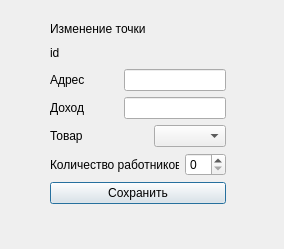
<?xml version="1.0" encoding="UTF-8"?>
<ui version="4.0">
 <class>PointUpdate</class>
 <widget class="QDialog" name="PointUpdate">
  <property name="geometry">
   <rect>
    <x>0</x>
    <y>0</y>
    <width>284</width>
    <height>249</height>
   </rect>
  </property>
  <property name="windowTitle">
   <string>Dialog</string>
  </property>
  <widget class="QWidget" name="layoutWidget">
   <property name="geometry">
    <rect>
     <x>50</x>
     <y>20</y>
     <width>176</width>
     <height>184</height>
    </rect>
   </property>
   <layout class="QVBoxLayout" name="verticalLayout">
    <item>
     <widget class="QLabel" name="label">
      <property name="text">
       <string>Изменение точки</string>
      </property>
     </widget>
    </item>
    <item>
     <layout class="QHBoxLayout" name="horizontalLayout">
      <item>
       <widget class="QLabel" name="idP">
        <property name="text">
         <string>id</string>
        </property>
       </widget>
      </item>
      <item>
       <spacer name="horizontalSpacer">
        <property name="orientation">
         <enum>Qt::Horizontal</enum>
        </property>
        <property name="sizeHint" stdset="0">
         <size>
          <width>40</width>
          <height>20</height>
         </size>
        </property>
       </spacer>
      </item>
     </layout>
    </item>
    <item>
     <layout class="QHBoxLayout" name="horizontalLayout_2">
      <item>
       <widget class="QLabel" name="Address">
        <property name="text">
         <string>Адрес</string>
        </property>
       </widget>
      </item>
      <item>
       <spacer name="horizontalSpacer_2">
        <property name="orientation">
         <enum>Qt::Horizontal</enum>
        </property>
        <property name="sizeHint" stdset="0">
         <size>
          <width>40</width>
          <height>20</height>
         </size>
        </property>
       </spacer>
      </item>
      <item>
       <widget class="QLineEdit" name="lineAddress"/>
      </item>
     </layout>
    </item>
    <item>
     <layout class="QHBoxLayout" name="horizontalLayout_3">
      <item>
       <widget class="QLabel" name="label_4">
        <property name="text">
         <string>Доход</string>
        </property>
       </widget>
      </item>
      <item>
       <spacer name="horizontalSpacer_3">
        <property name="orientation">
         <enum>Qt::Horizontal</enum>
        </property>
        <property name="sizeHint" stdset="0">
         <size>
          <width>40</width>
          <height>20</height>
         </size>
        </property>
       </spacer>
      </item>
      <item>
       <widget class="QLineEdit" name="lineEdit_2"/>
      </item>
     </layout>
    </item>
    <item>
     <layout class="QHBoxLayout" name="horizontalLayout_4">
      <item>
       <widget class="QLabel" name="Product">
        <property name="text">
         <string>Товар</string>
        </property>
       </widget>
      </item>
      <item>
       <spacer name="horizontalSpacer_4">
        <property name="orientation">
         <enum>Qt::Horizontal</enum>
        </property>
        <property name="sizeHint" stdset="0">
         <size>
          <width>40</width>
          <height>20</height>
         </size>
        </property>
       </spacer>
      </item>
      <item>
       <widget class="QComboBox" name="comboBox"/>
      </item>
     </layout>
    </item>
    <item>
     <layout class="QHBoxLayout" name="horizontalLayout_5">
      <item>
       <widget class="QLabel" name="WorkersCount">
        <property name="text">
         <string>Количество работников</string>
        </property>
       </widget>
      </item>
      <item>
       <spacer name="horizontalSpacer_5">
        <property name="orientation">
         <enum>Qt::Horizontal</enum>
        </property>
        <property name="sizeHint" stdset="0">
         <size>
          <width>40</width>
          <height>20</height>
         </size>
        </property>
       </spacer>
      </item>
      <item>
       <widget class="QSpinBox" name="spinBox"/>
      </item>
     </layout>
    </item>
    <item>
     <widget class="QPushButton" name="pushButton">
      <property name="text">
       <string>Сохранить</string>
      </property>
     </widget>
    </item>
   </layout>
  </widget>
 </widget>
 <resources/>
 <connections/>
</ui>
